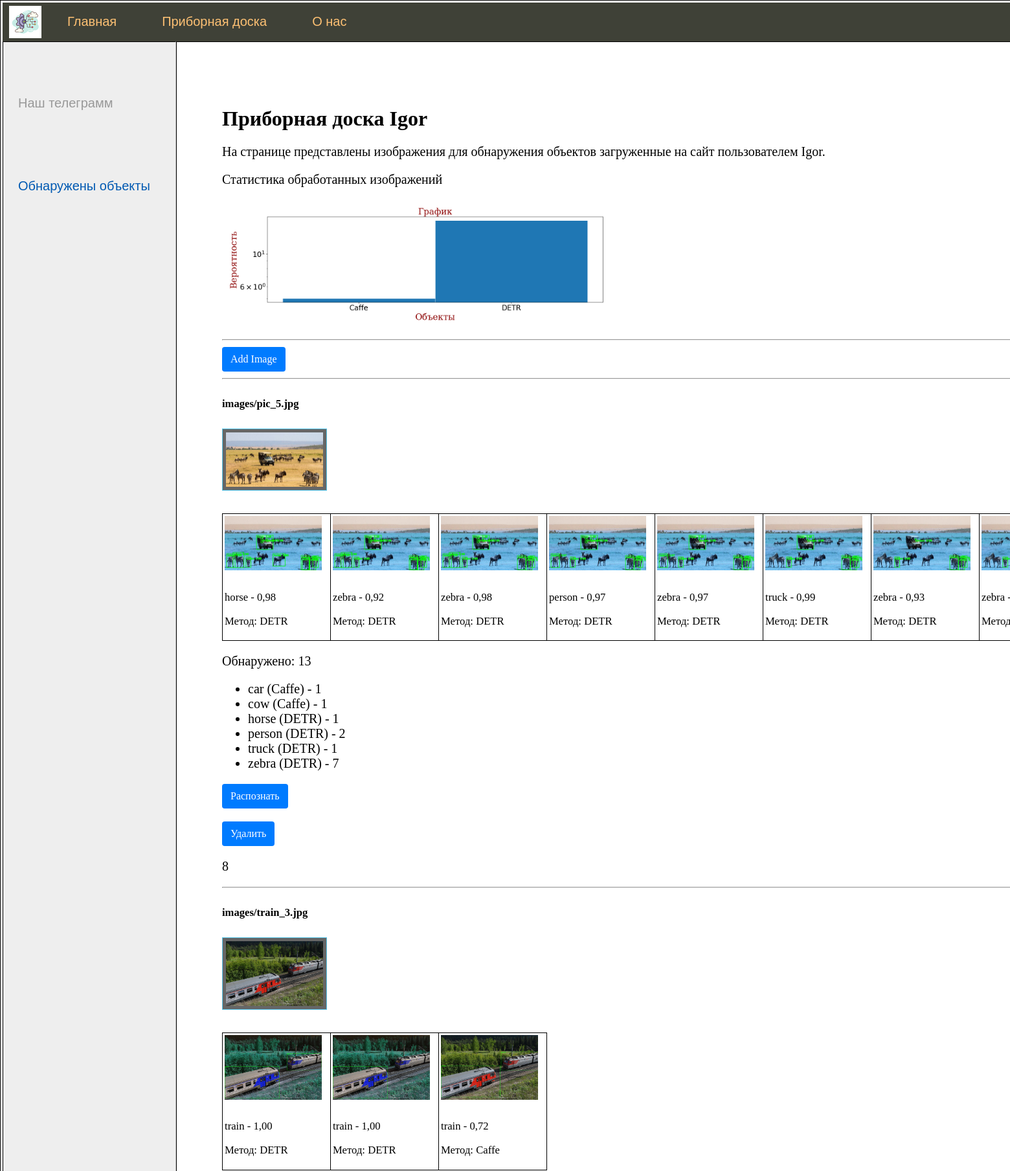
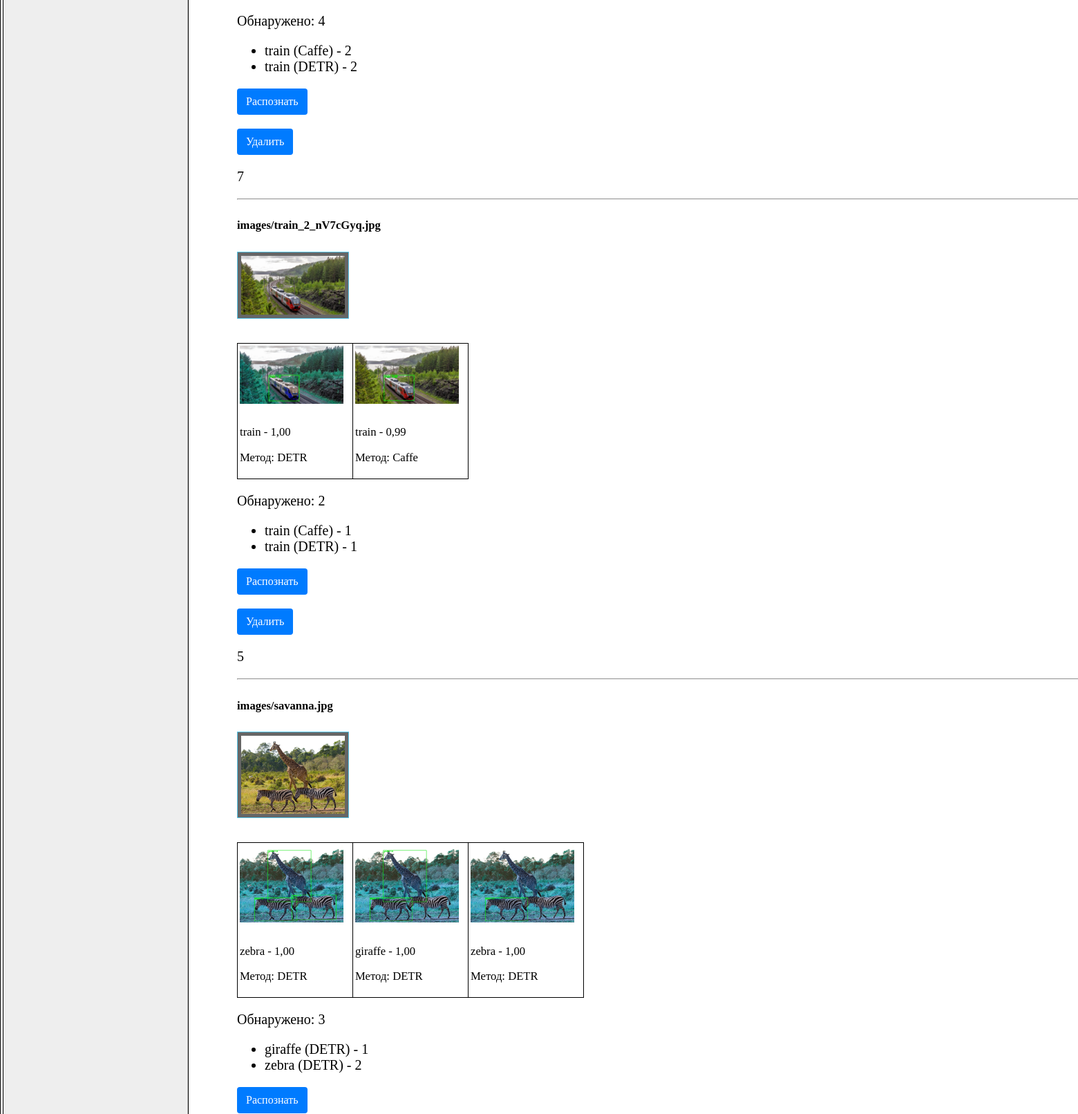
The app's page /dashboard/ (signed in, upper part) with its own data (2 pictures, top to bottom).
### object_detection/models.py (models this page shows, shortened)
class ImageFeed(models.Model):
    user = models.ForeignKey(settings.AUTH_USER_MODEL, on_delete=models.CASCADE, verbose_name='Пользователь')
    image = models.ImageField(upload_to='images/', verbose_name='Изображение')
    class Meta:
        verbose_name = 'Изображение'
        verbose_name_plural = 'Изображения'
        ordering = ['-pk']

class DetectedObject(models.Model):
    image_feed = models.ForeignKey(ImageFeed, related_name='detected_objects', on_delete=models.CASCADE)
    object_type = models.CharField(max_length=100)
    confidence = models.FloatField()
    location = models.CharField(max_length=255)
    processed_image = models.ImageField(upload_to='processed_images/', null=True, blank=True,
                                        verbose_name='Обработанное изображение')
    method_detected = models.CharField(max_length=100)
    class Meta:
        verbose_name = 'Обнаруженный объект'
        verbose_name_plural = 'Обнаруженные объекты'
        ordering = ['-pk']

### object_detection/views.py (the view)
# urls.py: path('dashboard/', dashboard, name='dashboard'),
@login_required
def dashboard(request):
    image_feeds = ImageFeed.objects.filter(user=request.user)
    x = [x.object_type for x in DetectedObject.objects.filter(image_feed__in=image_feeds)]
    y = [y.confidence for y in DetectedObject.objects.filter(image_feed__in=image_feeds)]
    chart = get_plot(x, y, 'bar')
    detect_stat = [y for y in
                   DetectedObject.objects.filter(image_feed__in=image_feeds).values('method_detected').annotate(
                       Count('method_detected'))]
    x = []
    y = []
    for i in detect_stat:
        x.append(i['method_detected'])
        y.append(i['method_detected__count'])
    chart_stat = get_plot(x, y, 'line')
    context = {
        'image_feeds': image_feeds,
        'menu': menu,
        'title': 'Главная',
        'chart': chart,
        'chart_stat': chart_stat
    }
    return render(request, "object_detection/dashboard.html", context=context)

### object_detection/templatetags/detection_tag.py (called while the page is built)
@register.simple_tag
def current_stat(id):
    stat = DetectedObject.objects.filter(image_feed=id).values('object_type', 'method_detected').annotate(
        Count('object_type'))
    return stat

@register.simple_tag
def get_all_type():
    type_detected = DetectedObject.objects.order_by('object_type').values('object_type', 'image_feed_id').distinct()
    return type_detected

@register.inclusion_tag('object_detection/list_categories.html')
def show_categories(cat_selected=0):
    type_detected = DetectedObject.objects.order_by('object_type').values('object_type', 'image_feed_id').distinct()
    t_list = []
    for t in type_detected:
        t_list.append(t['object_type'])
    return {'type_detected': type_detected,  'cat_selected': cat_selected}

### object_detection/utils.py (called while the page is built)
def get_graph():
    buffer = io.BytesIO()
    plt.savefig(buffer, format='png')
    buffer.seek(0)
    image_png = buffer.getvalue()
    graph = base64.b64encode(image_png)
    graph = graph.decode('utf-8')
    buffer.close()
    return graph

def get_plot(x, y, type_graph):
    font = {'family': 'serif',
            'color': 'darkred',
            'weight': 'normal',
            'size': 'large',
            }
    matplotlib.rc('xtick', labelsize=20)
    matplotlib.rc('ytick', labelsize=20)
    matplotlib.rc('font', size=20)
    plt.switch_backend('AGG')
    plt.figure(figsize=(15, 5))
    plt.bar(x, y, width=1, edgecolor="white", linewidth=0.7)
    plt.yscale('log')
    plt.title("График", fontdict=font)
    plt.xlabel('Объекты', fontdict=font)
    plt.ylabel('Вероятность', fontdict=font)
    plt.tight_layout()
    plt.savefig(type_graph + '.png')
    return get_graph()

### object_detection/templates/object_detection/dashboard.html (shortened to what this page needs)
{% extends 'object_detection/base.html' %}
{% load detection_tag %}
{% block content %}
<h1>Приборная доска {{ request.user }}</h1>
<p>На странице представлены изображения для обнаружения объектов загруженные на сайт пользователем {{ request.user }}.</p>
{% if request.user.is_authenticated %}
<p>Статистика обработанных изображений</p>
    {% if chart %}
            <img alt="Chart">
        {% endif %}
<hr>
<a href="{% url 'add_image_feed' %}" class="btn btn-primary mb-3">Add Image</a>
<hr>
    {% for i in image_feeds %}
        <h5 class="card-title">{{ i.image }}</h5>
        <p class="thumb">
        <a href="{{ i.image.url }}" target="_blank">
            <img class="img-article-left thumb" src="{{ i.image.url }}" alt="Card image cap">
        </a>
            <table class="table">
            <tr>
            {% for obj in i.detected_objects.all %}
                {% if obj.processed_image %}
                    <td>
                        <a href="{{ obj.processed_image.url }}" target="_blank">
                            <img class="img-article-left thumb" src="{{ obj.processed_image.url }}" alt="Processed Image">
                        </a>
                        <p class="table_text">{{ obj.object_type }} - {{ obj.confidence|floatformat:2 }}</p>
                        <p class="table_text">Метод: {{obj.method_detected}}</p>
                    </td>
                {% endif %}
            {% endfor %}
            </tr>
            </table>
        <p>Обнаружено: {{ i.detected_objects.all.count }}</p>
        <ul class="list-inline">
        {% current_stat i.id as stat %}
        {% for i in stat %}
            <li class="list-inline-item">{{ i.object_type }} ({{ i.method_detected }}) - {{ i.object_type__count }}</li>
        {% endfor %}
        </ul>
        <a href="{% url 'process_feed' i.id %}" class="btn btn-primary">Распознать</a>
        <a href="{% url 'delete_image' i.id %}" class="btn btn-primary">Удалить</a>
        <p> {{ i.pk }} </p>
        <hr>
    {% endfor %}
{% endif %}
{% endblock %}

### object_detection/static/object_detection/css/styles.css (style rules this page uses)
html, body { font-family: 'Arial'; margin: 0; padding: 0; height: 100%; width: 100%; color: #444; }
a { color: #0059b2; text-decoration: none; }
img { max-width: 600px; height: auto; }
img.img-article-left { max-width: 300px; height: auto; float: none; padding: 0 10px 10px 0; }
img.img-article-left.thumb { max-width: 150px; height: auto; }
.table-page tr { height: 100%; }
.content-text h1 { font-size: 32px; }
.btn-primary { color: #fff; background-color: #007bff; border-color: #007bff; }
.btn { display: inline-block; font-weight: 400; text-align: center; white-space: nowrap; vertical-align: middle; -webkit-user-select: none; -moz-user-select: none; -ms-user-select: none; user-select: none; border: 1px solid transparent; padding: .375rem .75rem; font-size: 1rem; line-height: 1.5; border-radius: .25rem; transition: color .15s ease-in-out, background-color .15s ease-in-out, border-color .15s ease-in-out, box-shadow .15s ease-in-out; }
.thumb img { border: 1px solid #55c5e9; padding: 5px; background: #666; margin-right: 10px; margin-bottom: 10px; }
.table_text { height: min-content; font-size: smaller; }
.table { width: 300px; border-collapse: collapse; }
TD, TH { padding: 3px; border: 1px solid black; }

### records on screen
ImageFeed: image "images/pic_5.jpg", image (picture), detected_objects.all.count "13", object_type "person" "zebra", method_detected "DETR" "DETR", object_type__count "2" "7", pk "8"
DetectedObject: processed_image (picture), object_type "horse", confidence "0,98", method_detected "DETR", object_type__count "1"
DetectedObject: processed_image (picture), object_type "zebra", confidence "0,92", method_detected "DETR"
DetectedObject: processed_image (picture), object_type "zebra", confidence "0,98", method_detected "DETR"
DetectedObject: processed_image (picture), object_type "person", confidence "0,97", method_detected "DETR"
DetectedObject: processed_image (picture), object_type "zebra", confidence "0,97", method_detected "DETR"
DetectedObject: processed_image (picture), object_type "truck", confidence "0,99", method_detected "DETR", object_type__count "1"
DetectedObject: processed_image (picture), object_type "zebra", confidence "0,93", method_detected "DETR"
DetectedObject: processed_image (picture), object_type "zebra"
DetectedObject: object_type "car", method_detected "Caffe", object_type__count "1"
DetectedObject: object_type "cow", method_detected "Caffe", object_type__count "1"
ImageFeed: image "images/train_3.jpg", image (picture), detected_objects.all.count "4", object_type "train" "train", method_detected "Caffe" "DETR", object_type__count "2" "2", pk "7"
DetectedObject: processed_image (picture), object_type "train", confidence "1,00", method_detected "DETR"
DetectedObject: processed_image (picture), object_type "train", confidence "1,00", method_detected "DETR"
DetectedObject: processed_image (picture), object_type "train", confidence "0,72", method_detected "Caffe"
ImageFeed: image "images/train_2_nV7cGyq.jpg", image (picture), detected_objects.all.count "2", object_type "train" "train", method_detected "Caffe" "DETR", object_type__count "1" "1", pk "5"
DetectedObject: processed_image (picture), object_type "train", confidence "1,00", method_detected "DETR"
DetectedObject: processed_image (picture), object_type "train", confidence "0,99", method_detected "Caffe"
ImageFeed: image "images/savanna.jpg", image (picture), detected_objects.all.count "3", object_type "zebra", method_detected "DETR", object_type__count "2"
DetectedObject: processed_image (picture), object_type "zebra", confidence "1,00", method_detected "DETR"
DetectedObject: processed_image (picture), object_type "giraffe", confidence "1,00", method_detected "DETR", object_type__count "1"
DetectedObject: processed_image (picture), object_type "zebra", confidence "1,00", method_detected "DETR"

### other values on screen
{{ m.title }} "Главная" "Приборная доска" "О нас"
{{ request.user }} "Igor"
